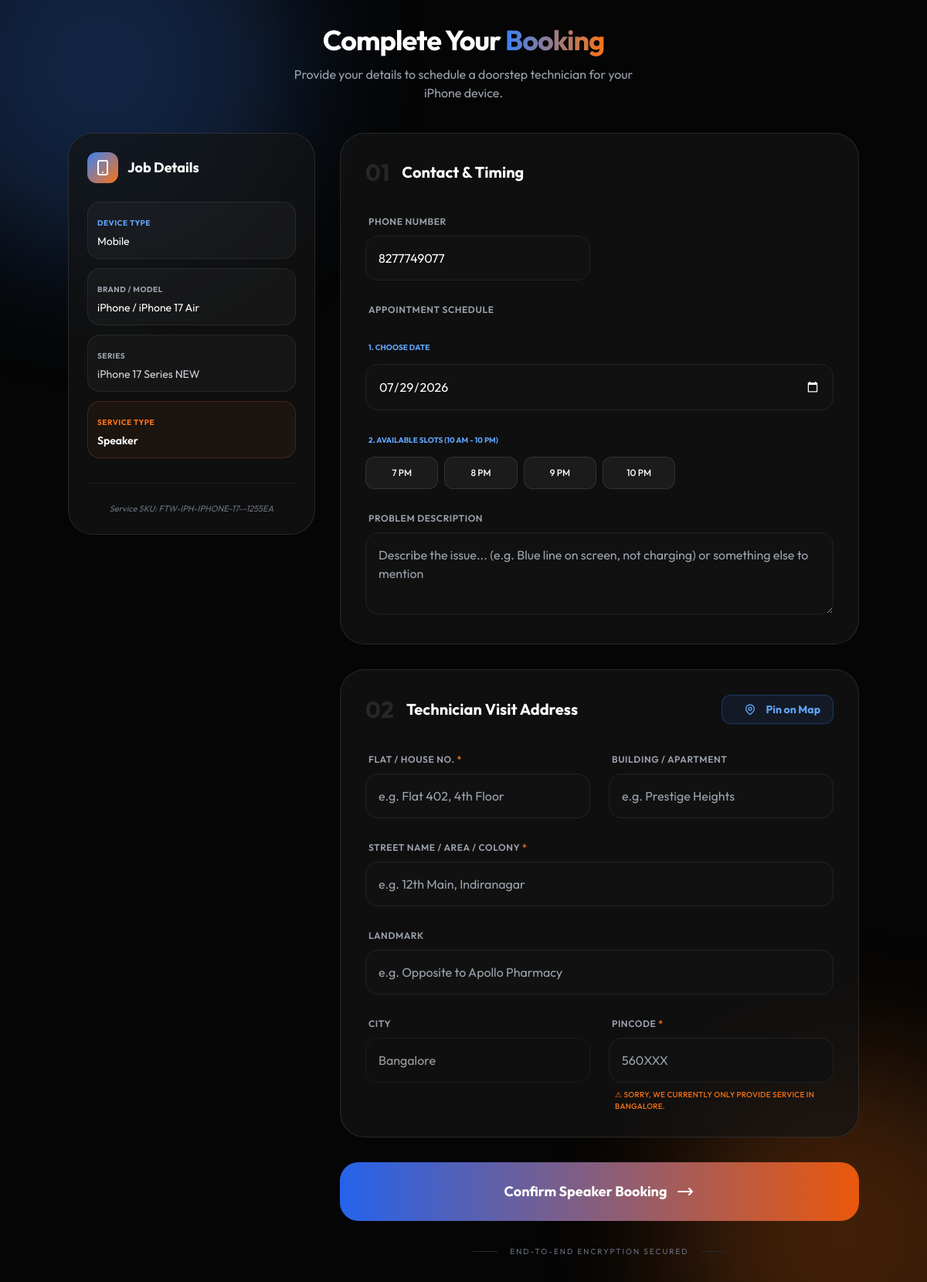
Page /bookings/booking/menu/FTW-IPH-IPHONE-17--1255EA/speaker/ (signed in) on the committed database.
### Admin/models.py (models this page shows, shortened)
class Product(models.Model):
    category = models.ForeignKey(
        Category,
        on_delete=models.CASCADE,
        related_name='products'
    )
    brand = models.CharField(max_length=100)
    model_name = models.CharField(max_length=100)
    variant = models.CharField(max_length=50, blank=True, null=True)
    image = models.ImageField(upload_to='products/', blank=True, null=True)
    description = models.TextField(blank=True, null=True)
    price = models.DecimalField(max_digits=10, decimal_places=2)
    stock = models.PositiveIntegerField(default=0)
    sku = models.CharField(max_length=100, unique=True, editable=False)
    is_active = models.BooleanField(default=True)
    created_at = models.DateTimeField(auto_now_add=True)
    updated_at = models.DateTimeField(auto_now=True)
    display_order = models.PositiveIntegerField(default=0)
    class Meta:
        ordering = ['display_order']

class Category(models.Model):
    name = models.CharField(max_length=100)
    parent = models.ForeignKey(
        'self',
        on_delete=models.CASCADE,
        null=True,
        blank=True,
        related_name='children'
    )
    image = models.ImageField(upload_to='categories/', blank=True, null=True)
    description = models.TextField(blank=True, null=True)
    slug = models.SlugField(max_length=150, unique=True, blank=True)
    is_active = models.BooleanField(default=True)
    display_order = models.PositiveIntegerField(default=0)
    created_at = models.DateTimeField(auto_now_add=True)
    updated_at = models.DateTimeField(auto_now=True)
    class Meta:
        verbose_name_plural = "Categories"
        unique_together = ('parent', 'name')
        ordering = ['display_order', 'name']
    def get_path_list(self):
        path = [self]
        curr = self
        while curr.parent:
            path.append(curr.parent)
            curr = curr.parent
        return path[::-1] # Reverse to get [Root, Brand, Series, Sub-Series]

### Accounts/models.py (models this page shows, shortened)
class MyUser(AbstractUser):
    phone = models.CharField(max_length=15, unique=True)
    name = models.CharField(max_length=100)
    is_admin = models.BooleanField(default=False)
    email = models.EmailField(null=True, blank=True, unique=True)
    first_name = None
    last_name = None
    server_id = models.CharField(
        max_length=20,
        null=True,
        blank=True,
        unique=True
    )
    doj = models.DateField(default=date.today)
    profile = models.ImageField(upload_to="profile/", null=True, blank=True)
    USERNAME_FIELD = "username"
    REQUIRED_FIELDS = ["phone", "name"]

### Bookings/views.py (the view, shortened to what this page needs)
# urls.py: path("booking/menu/<product>/<service>/", booking_menu, name="booking_menu"),
@login_required
def booking_menu(request, product, service):
    product_obj = get_object_or_404(
        Product.objects.select_related('category__parent__parent'),
        sku=product
    )
    category_path = product_obj.category.get_path_list()
    context = {
        'sku_str': product,
        'service': service,
        'product': product_obj,
        'category_path': category_path
    }
    return render(request, 'Bookings/bookings.html', context)

### templates/Bookings/bookings.html (shortened to what this page needs)
<!DOCTYPE html>
<html lang="en">
<head>
    <script src="https://cdn.tailwindcss.com"></script>
</head>
<body class="py-8 px-4">
    <div class="blob blob-1"></div>
    <div class="blob blob-2"></div>
    <div class="max-w-5xl mx-auto">
        <div class="mb-10 text-center">
            <h1 class="text-4xl font-bold mb-3 tracking-tight">Complete Your <span class="brand-gradient">Booking</span></h1>
            <p class="text-gray-400 max-w-md mx-auto">Provide your details to schedule a doorstep technician for your {{ product.brand }} device.</p>
        </div>
        <form method="post" class="grid grid-cols-1 lg:grid-cols-12 gap-8">
            <div class="lg:col-span-4 space-y-6">
                <div class="glass-card p-6 rounded-[2rem] sticky top-8">
                    <div class="flex items-center space-x-3 mb-6">
                        <div class="w-10 h-10 rounded-xl bg-gradient-to-br from-blue-500 to-orange-500 flex items-center justify-center">
                            <svg class="w-6 h-6 text-white" fill="none" stroke="currentColor" viewBox="0 0 24 24"><path stroke-linecap="round" stroke-linejoin="round" stroke-width="2" d="M12 18h.01M8 21h8a2 2 0 002-2V5a2 2 0 00-2-2H8a2 2 0 00-2 2v14a2 2 0 002 2z"></path></svg>
                        </div>
                        <h3 class="font-bold text-lg">Job Details</h3>
                    </div>
                    <div class="space-y-3">
                        <div class="spec-badge">
                            <span class="text-[10px] text-blue-400 font-bold uppercase tracking-wider">Device Type</span>
                            <p class="text-sm mt-1">{{ category_path.0.name }}</p>
                        </div>
                        <div class="spec-badge">
                            <span class="text-[10px] text-gray-400 font-bold uppercase tracking-wider">Brand / Model</span>
                            <p class="text-sm mt-1">{{ product.brand }} / {{ product.model_name }}</p>
                        </div>
                        {% if category_path|length > 2 %}
                        <div class="spec-badge">
                            <span class="text-[10px] text-gray-400 font-bold uppercase tracking-wider">Series</span>
                            <p class="text-sm mt-1 text-gray-300">
                                {% for cat in category_path %}{% if forloop.counter0 > 1 %}{{ cat.name }}{% if not forloop.last %} • {% endif %}{% endif %}{% endfor %}
                            </p>
                        </div>
                        {% endif %}
                        <div class="spec-badge bg-orange-500/5 border-orange-500/20">
                            <span class="text-[10px] text-orange-500 font-bold uppercase tracking-wider">Service Type</span>
                            <p class="text-sm mt-1 font-semibold">{{ service|title }}</p>
                        </div>
                    </div>
                    <div class="mt-8 pt-6 border-t border-white/5">
                        <p class="text-[11px] text-gray-500 text-center italic">Service SKU: {{ product.sku }}</p>
                    </div>
                </div>
            </div>
            <div class="lg:col-span-8 space-y-8">
                <div class="glass-card p-8 rounded-[2rem]">
                    <div class="flex items-center mb-8">
                        <span class="text-3xl font-bold text-white/10 mr-4">01</span>
                        <h3 class="text-xl font-bold">Contact & Timing</h3>
                    </div>
                    <div class="grid grid-cols-1 md:grid-cols-2 gap-6">
                        <div class="space-y-2">
                            <label class="text-xs font-semibold text-gray-400 uppercase tracking-wider ml-1">Phone Number</label>
                            <input type="tel" name="phone" value="{{ user.phone|default:'' }}" required
                                   class="input-field w-full rounded-2xl p-4 text-white focus:ring-2 focus:ring-blue-500/20" placeholder="e.g. 9876543210">
                        </div>
                        <div class="md:col-span-2 space-y-6">
                            <label class="text-xs font-semibold text-gray-400 uppercase tracking-wider ml-1">Appointment Schedule</label>
                            <div class="grid grid-cols-1 gap-6">
                                <div class="space-y-3">
                                    <span class="text-[10px] text-blue-400 font-bold uppercase ml-1">1. Choose Date</span>
                                    <input type="date" id="booking_date" name="booking_date" required
                                           class="input-field w-full rounded-2xl p-4 text-white appearance-none cursor-pointer"
                                           style="color-scheme: dark;">
                                </div>
                                <div class="space-y-3">
                                    <span class="text-[10px] text-blue-400 font-bold uppercase ml-1">2. Available Slots (10 AM - 10 PM)</span>
                                    <div id="time-slots-container" class="grid grid-cols-3 sm:grid-cols-4 md:grid-cols-6 gap-2"></div>
                                </div>
                            </div>
                        </div>
                        <div class="md:col-span-2 space-y-2">
                            <label class="text-xs font-semibold text-gray-400 uppercase tracking-wider ml-1">Problem Description</label>
                            <textarea name="description" rows="3"
                                      class="input-field w-full rounded-2xl p-4 text-white"
                                      placeholder="Describe the issue... (e.g. Blue line on screen, not charging) or something else to mention" ></textarea>
                        </div>
                    </div>
                </div>
                <div class="glass-card p-8 rounded-[2rem]">
                    <div class="flex items-center justify-between mb-8">
                        <div class="flex items-center">
                            <span class="text-3xl font-bold text-white/10 mr-4">02</span>
                            <h3 class="text-xl font-bold">Technician Visit Address</h3>
                        </div>
                        <button type="button" id="locate-btn" onclick="openMapPicker()"
                                class="group relative flex items-center space-x-3 py-2 px-4 rounded-xl bg-blue-500/10 border border-blue-500/30 text-blue-400 font-bold hover:bg-blue-500/20 transition-all duration-300 overflow-hidden text-sm">
                            <span>Pin on Map</span>
                        </button>
                    </div>
                    <div class="grid grid-cols-1 md:grid-cols-2 gap-6">
                        <div class="md:col-span-1 space-y-2">
                            <label class="text-xs font-semibold text-gray-400 uppercase tracking-wider ml-1">Flat / House No. <span class="text-orange-500">*</span></label>
                            <input type="text" name="house_no" required
                                   class="input-field w-full rounded-2xl p-4" placeholder="e.g. Flat 402, 4th Floor">
                        </div>
                        <div class="md:col-span-1 space-y-2">
                            <label class="text-xs font-semibold text-gray-400 uppercase tracking-wider ml-1">Building / Apartment </label>
                            <input type="text" name="building_name"
                                   class="input-field w-full rounded-2xl p-4" placeholder="e.g. Prestige Heights">
                        </div>
                        <div class="md:col-span-2 space-y-2">
                            <label class="text-xs font-semibold text-gray-400 uppercase tracking-wider ml-1">Street Name / Area / Colony <span class="text-orange-500">*</span></label>
                            <input type="text" name="street" required
                                   class="input-field w-full rounded-2xl p-4" placeholder="e.g. 12th Main, Indiranagar">
                        </div>
                        <div class="md:col-span-2 space-y-2">
                            <label class="text-xs font-semibold text-gray-400 uppercase tracking-wider ml-1">Landmark</label>
                            <input type="text" name="landmark"
                                   class="input-field w-full rounded-2xl p-4" placeholder="e.g. Opposite to Apollo Pharmacy">
                        </div>
                        <div class="space-y-2">
                            <label class="text-xs font-semibold text-gray-400 uppercase tracking-wider ml-1">City</label>
                            <input type="text" name="city" value="Bangalore" readonly
                                   class="input-field w-full rounded-2xl p-4 opacity-60 pointer-events-none">
                        </div>
                        <div class="space-y-2 group">
                            <label class="text-xs font-semibold text-gray-400 uppercase tracking-wider ml-1">
                                Pincode <span class="text-orange-500">*</span>
                            </label>
                            <input type="text" id="pincode" name="pincode" pattern="^(5600[0-9]{2}|562[0-9]{3})$" maxlength="6" required
                                   class="input-field w-full rounded-2xl p-4 peer" placeholder="560XXX">
                            <p class="mt-2 hidden peer-invalid:block text-[10px] text-orange-500 font-medium ml-2 uppercase tracking-wide">
                                ⚠ Sorry, we currently only provide service in Bangalore.
                            </p>
                        </div>
                    </div>
                </div>
                <button type="submit" class="group relative w-full overflow-hidden rounded-[1.5rem] p-6 font-bold transition-all hover:scale-[1.01] active:scale-[0.98]">
                    <div class="absolute inset-0 bg-gradient-to-r from-blue-600 to-orange-600 transition-all"></div>
                    <span class="relative flex items-center justify-center text-lg text-white">
                        Confirm {{ service|title }} Booking
                        <svg class="w-6 h-6 ml-3 group-hover:translate-x-1 transition-transform" fill="none" stroke="currentColor" viewBox="0 0 24 24"><path stroke-linecap="round" stroke-linejoin="round" stroke-width="2" d="M17 8l4 4m0 0l-4 4m4-4H3"></path></svg>
                    </span>
                </button>
                <div class="flex items-center justify-center space-x-4 text-gray-500">
                    <div class="h-px w-8 bg-gray-800"></div>
                    <p class="text-[10px] uppercase tracking-[0.2em]">End-to-End Encryption Secured</p>
                    <div class="h-px w-8 bg-gray-800"></div>
                </div>
            </div>
        </form>
    </div>
</body>
</html>

### templates/Bookings/bookings.html (style rules this page uses)
:root { --bg-dark: #050505; --blue-glow: #3b82f6; --orange-glow: #f97316; --input-bg: #111111; }
body { background-color: var(--bg-dark); color: white; font-family: 'Outfit', sans-serif; }
.blob { position: fixed; filter: blur(90px); opacity: 0.25; border-radius: 50%; z-index: -1; }
.blob-1 { top: -10%; left: -10%; width: 500px; height: 500px; background: var(--blue-glow); }
.blob-2 { bottom: -10%; right: -10%; width: 450px; height: 450px; background: var(--orange-glow); }
.glass-card { background: rgba(20, 20, 20, 0.7); backdrop-filter: blur(12px); border: 1px solid rgba(255, 255, 255, 0.1); }
.spec-badge { background: rgba(255, 255, 255, 0.03); border: 1px solid rgba(255, 255, 255, 0.08); padding: 0.75rem; border-radius: 16px; }
.input-field { background: var(--input-bg); border: 1px solid #222; transition: all 0.3s ease; }
.brand-gradient { background: linear-gradient(to right, #3b82f6, #f97316); -webkit-background-clip: text; -webkit-text-fill-color: transparent; }

### rows in the picture
Product: brand "iPhone", model_name "iPhone 17 Air", sku "FTW-IPH-IPHONE-17--1255EA"
Category: name "Mobile"
Category: name "iPhone 17 Series NEW"
MyUser: phone "8277749077"

### other values in the picture
{{ service|title }} "Speaker"
